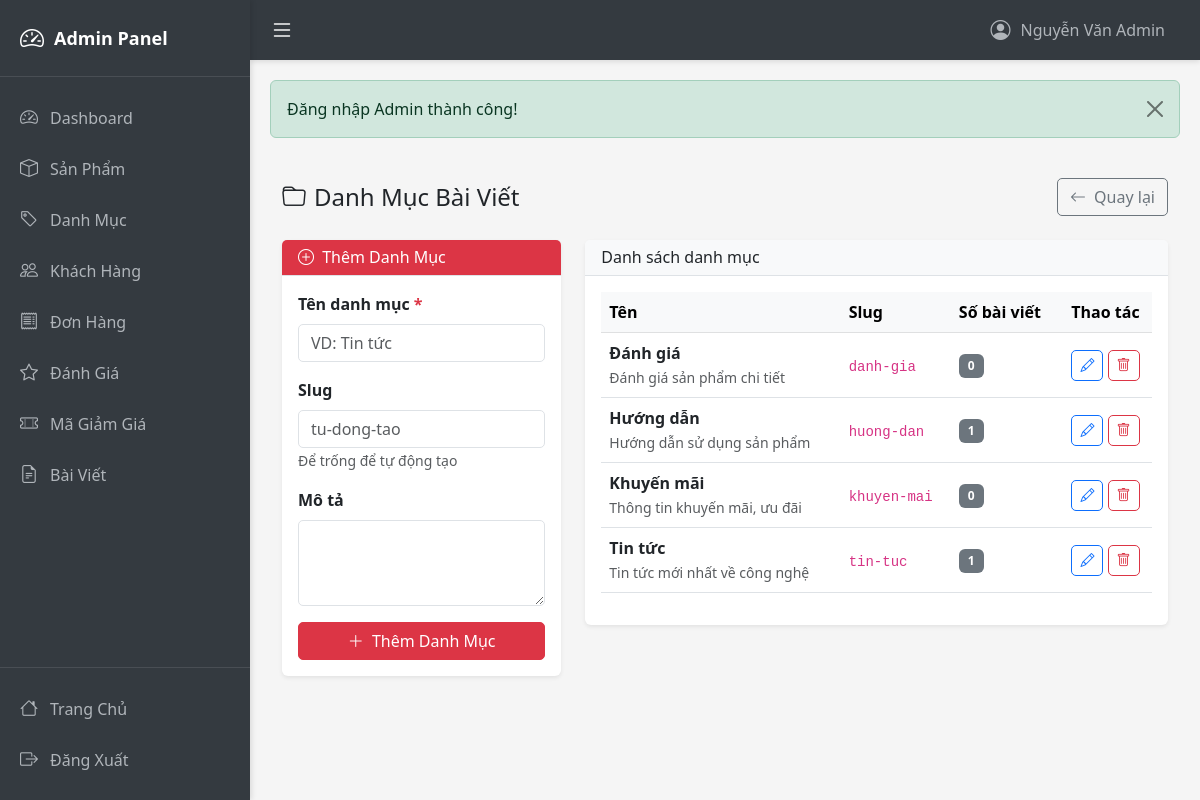
Page /admin/postCategories (signed in) on the committed database.
### tables this page shows
CREATE TABLE IF NOT EXISTS post_categories (
    category_id INT AUTO_INCREMENT PRIMARY KEY,
    name VARCHAR(100) NOT NULL,
    slug VARCHAR(100) NOT NULL UNIQUE,
    description TEXT,
    created_at TIMESTAMP DEFAULT CURRENT_TIMESTAMP
);

### controllers/AdminController.php (called while the page is built, shortened)
<?php
class AdminController extends BaseController {
    private $postModel;
    public function __construct() {
        $this->postModel = new PostModel();
    }
    public function postCategories() {
        $categories = $this->postModel->getAllCategories();
        $data = [
            'categories' => $categories,
            'pageTitle' => 'Danh Mục Bài Viết'
        ];
        $this->view('admin/posts/categories', $data, true);
    }
}
?>

### models/BaseModel.php (called while the page is built, shortened)
<?php
class BaseModel {
    public function __construct() {
        $db = new Database();
        $this->conn = $db->getConnection();
    }
}
?>

### config/database.php (called while the page is built, shortened)
<?php
class Database {
    private $host = "localhost";
    private $db_name = "inventory_system";
    private $username = "root";
    private $password = "";
    public function getConnection() {
        $this->conn = null;
        try {
            $this->conn = new PDO(
                "mysql:host=" . $this->host . ";dbname=" . $this->db_name . ";charset=utf8mb4",
                $this->username,
                $this->password
            );
            $this->conn->setAttribute(PDO::ATTR_ERRMODE, PDO::ERRMODE_EXCEPTION);
            $this->conn->setAttribute(PDO::ATTR_DEFAULT_FETCH_MODE, PDO::FETCH_ASSOC);
        } catch(PDOException $e) {
            echo "Connection error: " . $e->getMessage();
        }
        return $this->conn;
    }
}
?>

### models/PostModel.php (called while the page is built, shortened)
<?php
class PostModel extends BaseModel
{
    public function getAllCategories()
    {
        $sql = "SELECT pc.*, COUNT(p.post_id) as post_count
                FROM post_categories pc
                LEFT JOIN posts p ON pc.category_id = p.category_id AND p.status = 'published'
                GROUP BY pc.category_id
                ORDER BY pc.name";
        $stmt = $this->conn->query($sql);
        return $stmt->fetchAll(PDO::FETCH_ASSOC);
    }
}

### views/admin/posts/categories.php (the view, shortened to what this page needs)
<?php require_once __DIR__ . '/../layouts/header.php'; ?>
<div class="container-fluid py-4">
    <div class="d-flex justify-content-between align-items-center mb-4">
        <h4 class="mb-0">
            <i class="bi bi-folder me-2"></i>Danh Mục Bài Viết
        </h4>
        <a href="<?= BASE_URL ?>admin/posts" class="btn btn-outline-secondary">
            <i class="bi bi-arrow-left me-1"></i> Quay lại
        </a>
    </div>
    <div class="row">
        <div class="col-md-4">
            <div class="card shadow-sm">
                <div class="card-header bg-danger text-white">
                    <h6 class="mb-0"><i class="bi bi-plus-circle me-1"></i> Thêm Danh Mục</h6>
                </div>
                <div class="card-body">
                    <form method="POST" action="<?= BASE_URL ?>admin/postCategoryCreate">
                        <div class="mb-3">
                            <label class="form-label fw-bold">Tên danh mục <span class="text-danger">*</span></label>
                            <input type="text" name="name" class="form-control" required placeholder="VD: Tin tức">
                        </div>
                        <div class="mb-3">
                            <label class="form-label fw-bold">Slug</label>
                            <input type="text" name="slug" class="form-control" placeholder="tu-dong-tao">
                            <small class="text-muted">Để trống để tự động tạo</small>
                        </div>
                        <div class="mb-3">
                            <label class="form-label fw-bold">Mô tả</label>
                            <textarea name="description" class="form-control" rows="3"></textarea>
                        </div>
                        <button type="submit" class="btn btn-danger w-100">
                            <i class="bi bi-plus-lg me-1"></i> Thêm Danh Mục
                        </button>
                    </form>
                </div>
            </div>
        </div>
        <div class="col-md-8">
            <div class="card shadow-sm">
                <div class="card-header bg-light">
                    <h6 class="mb-0">Danh sách danh mục</h6>
                </div>
                <div class="card-body">
                    <div class="table-responsive">
                        <table class="table table-hover align-middle">
                            <thead class="table-light">
                                <tr>
                                    <th>Tên</th>
                                    <th>Slug</th>
                                    <th>Số bài viết</th>
                                    <th class="text-center">Thao tác</th>
                                </tr>
                            </thead>
                            <tbody>
                                <?php if (empty($categories)): ?>
                                    <tr>
                                        <td colspan="4" class="text-center py-4 text-muted">
                                            Chưa có danh mục nào
                                        </td>
                                    </tr>
                                <?php else: ?>
                                    <?php foreach ($categories as $cat): ?>
                                        <tr>
                                            <td>
                                                <strong><?= htmlspecialchars($cat['name']) ?></strong>
                                                <?php if ($cat['description']): ?>
                                                    <br><small class="text-muted"><?= htmlspecialchars($cat['description']) ?></small>
                                                <?php endif; ?>
                                            </td>
                                            <td><code><?= htmlspecialchars($cat['slug']) ?></code></td>
                                            <td>
                                                <span class="badge bg-secondary"><?= $cat['post_count'] ?? 0 ?></span>
                                            </td>
                                            <td class="text-center">
                                                <button type="button" class="btn btn-sm btn-outline-primary"
                                                        data-bs-toggle="modal" data-bs-target="#editModal<?= $cat['category_id'] ?>">
                                                    <i class="bi bi-pencil"></i>
                                                </button>
                                                <a href="<?= BASE_URL ?>admin/postCategoryDelete/<?= $cat['category_id'] ?>"
                                                   class="btn btn-sm btn-outline-danger"
                                                   onclick="return confirm('Xóa danh mục này?')">
                                                    <i class="bi bi-trash"></i>
                                                </a>
                                            </td>
                                        </tr>
                                    <?php endforeach; ?>
                                <?php endif; ?>
                            </tbody>
                        </table>
                    </div>
                </div>
            </div>
        </div>
    </div>
</div>
<?php require_once __DIR__ . '/../layouts/footer.php'; ?>

### public/css/admin.css (style rules this page uses)
:root { --sidebar-width: 250px; --sidebar-collapsed-width: 70px; --topbar-height: 60px; --primary-color: #343a40; --secondary-color: #495057; --accent-color: #007bff; }
* { margin: 0; padding: 0; box-sizing: border-box; }
body { background-color: #f5f5f5; display: flex; flex-direction: column; }
.card { border: none; box-shadow: 0 2px 4px rgba(0,0,0,0.1); margin-bottom: 20px; }
.card-header { background-color: #f8f9fa; font-weight: bold; border-bottom: 1px solid #dee2e6; }
.table { background-color: white; }
.table thead { background-color: #f8f9fa; }
.btn { border-radius: 5px; }
.form-control, .form-select { border-radius: 5px; }
.badge { padding: 0.5em 0.75em; }

### rows in the picture
post_categories: name "Đánh giá", description "Đánh giá sản phẩm chi tiết", slug "danh-gia", post_count "0"
post_categories: name "Hướng dẫn", description "Hướng dẫn sử dụng sản phẩm", slug "huong-dan", post_count "1"
post_categories: name "Khuyến mãi", description "Thông tin khuyến mãi, ưu đãi", slug "khuyen-mai", post_count "0"
post_categories: name "Tin tức", description "Tin tức mới nhất về công nghệ", slug "tin-tuc", post_count "1"

### other values in the picture
$_SESSION['admin_name'] "Nguyễn Văn Admin"
$_SESSION['success'] "Đăng nhập Admin thành công!"
